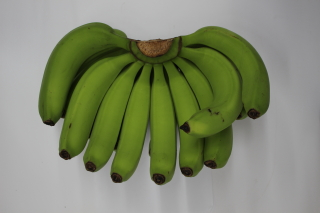
#> input picture Banana_Ripeness_Dataset_Augmented/totally_green/018_BAN_020_1.JPG, 320 x 213 px
$ jupyter execute --allow-errors '[NRC_6278]MariaParraga_Taller2PrepoImag.ipynb'
#> lines starting #> are read from the running program, lines starting #| are printed output that depends on the picture
[cell 1]
#Importacion de librerias
#Libreria OpenCV
import cv2
#Libreria Numpy
import numpy as np
#Libreria de opciones de sistema
import os
#Dar importancia de mensajes
os.environ['TF_CPP_MIN_LOG_LEVEL'] = '3'
import shutil
import glob
#Importar pandas
import pandas as pd
#Importar librerias graficas
import matplotlib.pyplot as plt
from  PIL  import Image
#Importar librerias de analisis
import seaborn as sn
from keras.preprocessing.image import ImageDataGenerator
from tensorflow.keras.utils import array_to_img, img_to_array, load_img
from rembg import remove
from sklearn.preprocessing import MinMaxScaler
import h5py
#Importar libreria de tiempo
from time import sleep

[cell 2]
#Ruta de origen de .ipynb
root_path = os.path.abspath('.')
#Obtener ruta de carpeta con imagenes
images_path =root_path+"/Banana_Ripeness_Dataset_Augmented-main"
#Enlistar carpetas de imagenes
class_names = os.listdir(images_path)
#Clasificar carpetas
class_names.sort()
print(class_names)

[cell 3]
#copiar las bananas
#Ruta de imagnes aumentadas
banana_path= root_path+"/Banana_Ripeness_Dataset_Augmented"
#Iteracion por cada clase
for class_name in class_names:
    #Formacion de ruta de clase
    cur_path = images_path + "/" + class_name
    #Creacion de ruta de lementos
    elements = os.listdir(cur_path)
    #Creacion de ruta de archivos aumentados
    os.makedirs(banana_path+"/"+ class_name, exist_ok=True)

    for element in elements:
        print("Copying Image - {} in Banana_Ripeness_Dataset_Augmented/{}".format(element, class_name))
        src = os.path.join(images_path + "/" + class_name, element) # origen
        dst = os.path.join(banana_path+"/" + class_name, element)
        shutil.copy(src, dst)
#> pass 2 of the loop `for class_name in class_names:`:

# Aumento de datos

#> (a cell that did not finish here is left out)

# Clase totalmente verde

[cell 5]
#Cambiar de direccion a imagenes verde
os.chdir(banana_path+"/totally_green")
#Leer imagenes
#> (the rest of this cell did not finish here and is left out)

# Clase amarilla con puntas verdes

[cell 6]
#Cambiar de direccion a imagenes amarrillo y verde
os.chdir(banana_path+"/yellow_with_green_tips")
#Leer imagenes
#> (the rest of this cell did not finish here and is left out)

# Clase amarilla con manchas marrones

[cell 7]
#Cambiar de direccion a imagenes amarrillo y marron
os.chdir(banana_path+"/yellow_with_brown_spots")
#Leer imagenes
#> (the rest of this cell did not finish here and is left out)

# Filtro NLM para eliminación de ruido de imágenes

[cell 8]
os.chdir(root_path)
images_path = root_path+"/Banana_Ripeness_Dataset_Augmented"
class_names = os.listdir(images_path)
class_names.sort()
print(class_names)

[cell 9]
#Lectura de cada clase de imagen
for class_name in class_names:
    cur_path = images_path + "/" + class_name
    cur_label = class_name
    # Carpeta de modificados
    file_path = root_path+"/Banana_Ripeness_Dataset_Denoised/"+ cur_label
    #Creacion de rcarpeta para archivos modificaos
    os.makedirs(file_path, exist_ok=True)
    i = 1
    #Procesamiento de cada imeagen
    for file in glob.glob(cur_path + "/*"):
        print("Processing Image - {} in {}".format(i, cur_label))
        # lectura de ruta de imagen
        image = cv2.imread(file)
#> image is the input picture: shape (213, 320, 3); mean B, G, R 110.6, 137.8, 130.2
        # imagen filtrada
        dst = cv2.fastNlMeansDenoisingColored(image,None,10,10,7,21)
        b,g,r = cv2.split(dst)
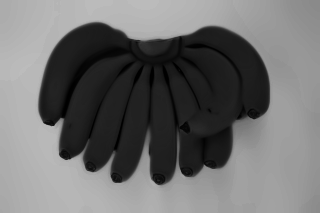
#> b: shape (213, 320); min 0, max 188, mean 110.3
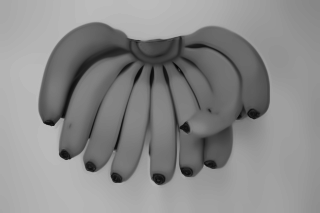
#> g: shape (213, 320); min 4, max 187, mean 137.8
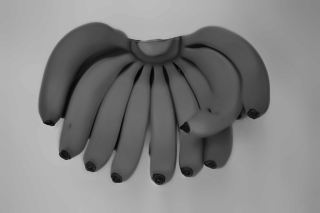
#> r: shape (213, 320); min 2, max 188, mean 130.1
        rgb_dst = cv2.merge([r,g,b])
        # guardar imagen
        save_path = file_path
        cv2.imwrite(os.path.join(save_path , cur_label + '_' + str(i) + '.jpg'),
                    cv2.cvtColor(rgb_dst,cv2.COLOR_RGB2BGR))
        # conteo de procesos
        i += 1
#> pass 2 of the loop `for class_name in class_names:`:
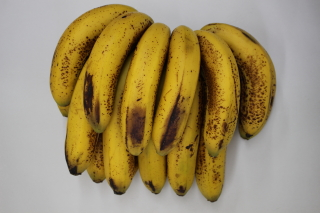
#> input picture Banana_Ripeness_Dataset_Augmented/yellow_with_brown_spots/309_BAN_053_2.JPG, 320 x 213 px
#> image is the input picture: shape (213, 320, 3); mean B, G, R 104.7, 143, 159.5
#> `b,g,r = cv2.split(dst)`:
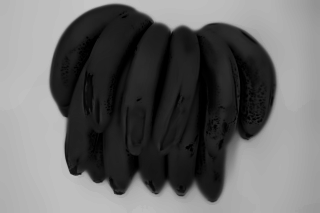
#> b: shape (213, 320); min 0, max 197, mean 104.3
#> `b,g,r = cv2.split(dst)`:
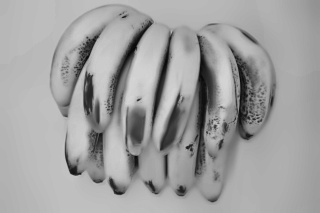
#> r: shape (213, 320); min 6, max 214, mean 160.1

# Eliminación de fondo

[cell 10]
#Ruta de imagenes filtradas
images_path = root_path+"/Banana_Ripeness_Dataset_Denoised/"
#BUsqueda de clases
class_names = os.listdir(images_path)
class_names.sort()
#Impresion de clases
print(class_names)

[cell 11]
#Iteracion en cada clase
for class_name in class_names:
    #Ruta de clase
    cur_path = images_path + "/" + class_name
    #Nombre de calse
    cur_label = class_name
    # Carpeta de modificados
    file_path = root_path+"/Banana_Ripeness_Dataset_RemovedBG/"+ cur_label
    #Creacion de rcarpeta para archivos modificaos
    os.makedirs(file_path, exist_ok=True)
    i = 1
    #Procesamiento de cada imagen
    for file in glob.glob(cur_path + "/*"):
        print("Processing Image - {} in {}".format(i, cur_label))
        # Lectura de imagen
        image = cv2.imread(file)
        # remocion de fondo
        output = remove(image)
        # GUardado de imagen
        save_path = file_path
        cv2.imwrite(os.path.join(save_path , cur_label + '_' + str(i) + '.png'), output)
        # Conteo de proceso
        i += 1
#> pass 2 of the loop `for class_name in class_names:`:
